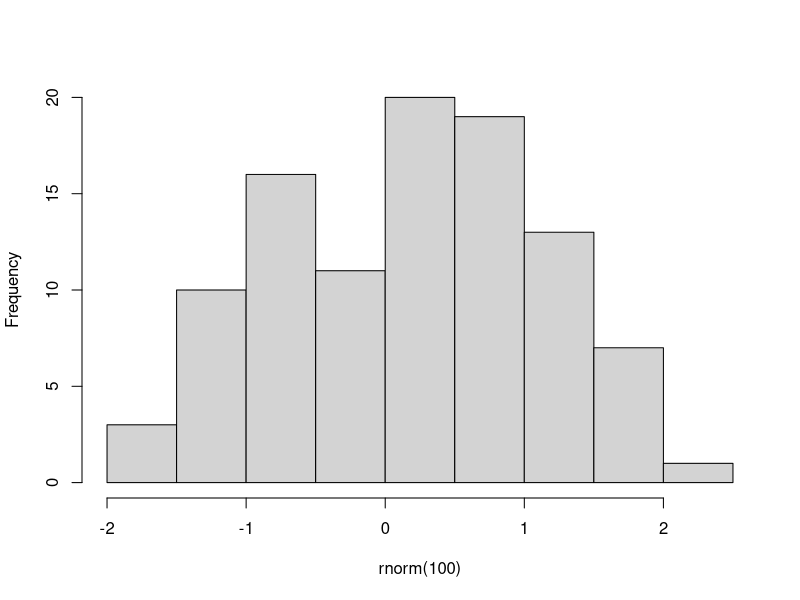

Write R code to recreate this figure. (Note: this script raises an error after producing the figure.)
## ---- chunk 1
knitr::knit_hooks$set(small_mar = function(before, options, envir) {
    if (before){
      par(mar = c(4, 4, .1, .1))  # 上と右側のマージンを小さく設定
      par(bg = "blue") # 背景色を青にする
    }
})
## ---- chunk 2
## small_mar=TRUE は必須ではない: NULL でさえなければフックは適用される
hist(rnorm(100), main = '')
## ---- chunk 3
knitr::knit_hooks$set(error = function(x, options) { 
  paste(c('\n\n:::{style="color:Crimson; background-color: SeaShell;"}',
    gsub('^## Error', '**Error**', x),
    ':::'), collapse = '\n')
  }
)
## ---- chunk 4
1 + "a"
## ---- chunk 5
knitr::opts_hooks$set(fig.width = function(options) {
if (options$fig.width < options$fig.height) {
    options$fig.width = options$fig.height
  }
  options
})
## ---- chunk 6
plot(1:10)
## ---- chunk 7
knitr::opts_hooks$restore(target = "fig.width") 
